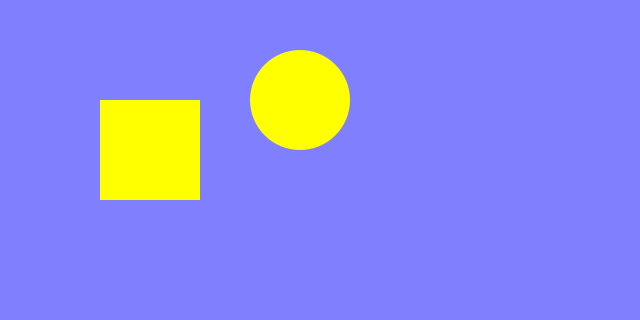
Frame 1 (no input)
Frame 60 (the mouse pressed at the canvas centre just before this capture): identical to frame 1, image omitted
Frame 120 (the mouse held since frame 60 and released just before this capture): identical to frame 1, image omitted

The Processing sketch that drew this single still picture (run headless with seeded random() and noise(); from frame 60 on, the mouse is pressed at the canvas centre):

// Processing sketch: drawing_simple
// ── drawing_simple.pde
void setup(){
  size(640,320);
  noStroke();
}

void draw(){
  background(128,128,255);
    
  fill(255,255,0);
  rect(100,100,100,100);
  ellipse(300,100,100,100);  
}
